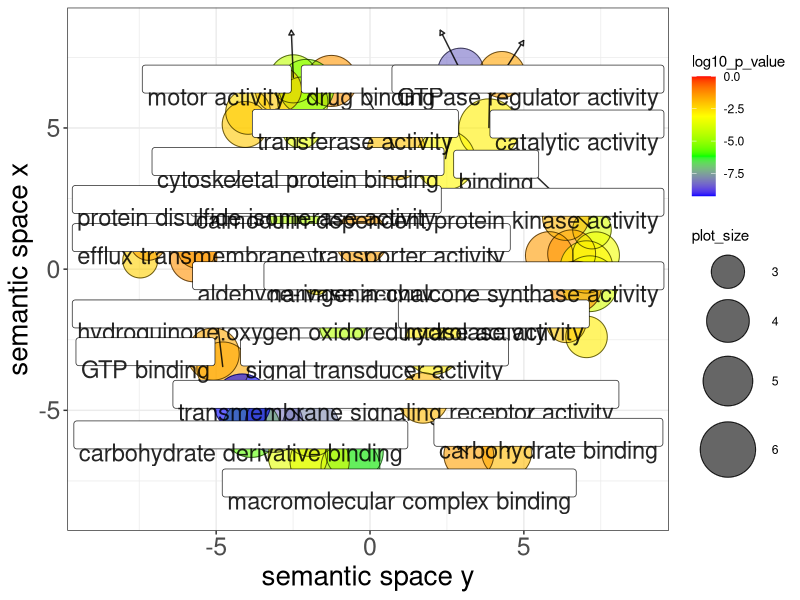
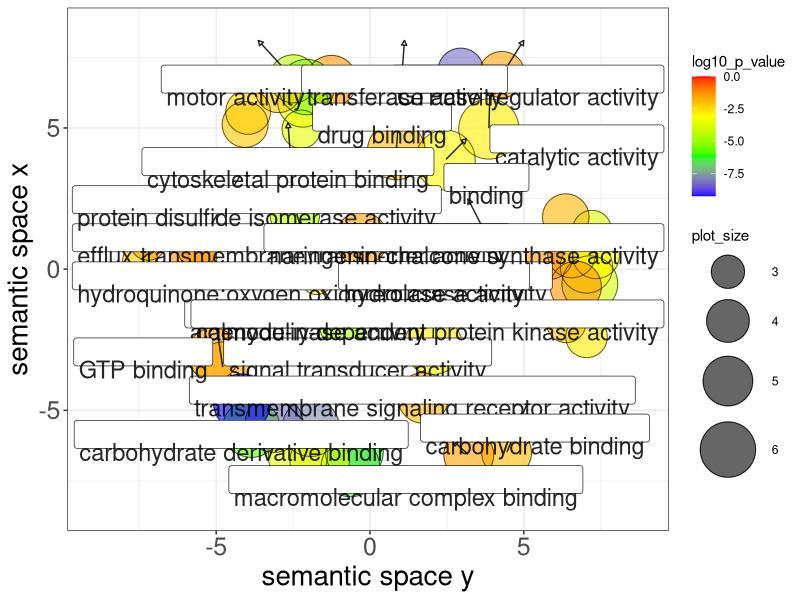

R code for these plots, in order:



# A plotting R script produced by the REVIGO server at http://revigo.irb.hr/
# If you found REVIGO useful in your work, please cite the following reference:
# Supek F et al. "REVIGO summarizes and visualizes long lists of Gene Ontology
# terms" PLoS ONE 2011. doi:10.1371/journal.pone.0021800


# --------------------------------------------------------------------------
# If you don't have the ggplot2 package installed, uncomment the following line:
# install.packages( "ggplot2" );
library( ggplot2 );
# --------------------------------------------------------------------------
# If you don't have the scales package installed, uncomment the following line:
# install.packages( "scales" );
library( scales );
library(ggrepel);

# --------------------------------------------------------------------------
# Here is your data from REVIGO. Scroll down for plot configuration options.

revigo.names <- c("term_ID","description","frequency_%","plot_X","plot_Y","plot_size","log10_p_value","uniqueness","dispensability");
revigo.data <- rbind(c("GO:0003824","catalytic activity",65.827, 3.863, 4.964, 6.967,-2.7975,0.993,0.000),
c("GO:0004871","signal transducer activity", 2.778,-0.282, 1.079, 5.592,-1.5320,0.980,0.000),
c("GO:0004888","transmembrane signaling receptor activity", 0.962, 1.726,-4.561, 5.132,-1.9220,0.936,0.000),
c("GO:0005488","binding",55.656, 2.446, 3.865, 6.894,-2.9860,0.991,0.000),
c("GO:0008144","drug binding", 0.178, 2.948, 7.017, 4.400,-8.2464,0.944,0.000),
c("GO:0015562","efflux transmembrane transporter activity", 0.005,-1.734,-0.355, 2.812,-2.7963,0.914,0.000),
c("GO:0016832","aldehyde-lyase activity", 0.201,-0.889,-1.994, 4.452,-4.5591,0.952,0.000),
c("GO:0030695","GTPase regulator activity", 0.206, 4.287, 6.891, 4.463,-1.5822,0.963,0.000),
c("GO:0052716","hydroquinone:oxygen oxidoreductase activity", 0.010,-7.469, 0.307, 3.142,-2.3041,0.923,0.019),
c("GO:0004683","calmodulin-dependent protein kinase activity", 0.023, 7.214, 1.400, 3.507,-3.8327,0.854,0.020),
c("GO:0003756","protein disulfide isomerase activity", 0.025,-5.617, 0.723, 3.552,-1.7248,0.934,0.020),
c("GO:0003774","motor activity", 0.399,-2.491, 6.740, 4.750,-4.3556,0.799,0.024),
c("GO:0016787","hydrolase activity",22.294, 2.052,-2.702, 6.497,-2.7428,0.937,0.041),
c("GO:0008092","cytoskeletal protein binding", 0.708,-2.442, 1.946, 4.999,-4.5467,0.898,0.046),
c("GO:0030246","carbohydrate binding", 0.723, 4.440,-6.502, 5.007,-1.9257,0.938,0.053),
c("GO:0005525","GTP binding", 1.783,-4.781,-3.500, 5.400,-1.6713,0.807,0.058),
c("GO:0044877","macromolecular complex binding", 0.740, 3.210,-6.580, 5.018,-1.5320,0.937,0.058),
c("GO:0097367","carbohydrate derivative binding",17.252,-1.926,-5.618, 6.385,-7.8601,0.909,0.090),
c("GO:0016740","transferase activity",21.036, 0.854, 4.188, 6.472,-2.0387,0.938,0.093),
c("GO:0016210","naringenin-chalcone synthase activity", 0.001, 4.385,-0.082, 2.274,-3.6478,0.909,0.126),
c("GO:0004372","glycine hydroxymethyltransferase activity", 0.050, 7.037,-2.399, 3.846,-2.7594,0.892,0.154),
c("GO:0004568","chitinase activity", 0.021,-2.235, 4.956, 3.478,-3.5702,0.882,0.167),
c("GO:0043167","ion binding",33.492,-0.637,-7.018, 6.673,-6.6126,0.897,0.182),
c("GO:0004842","ubiquitin-protein transferase activity", 0.352, 5.827, 0.483, 4.695,-1.4422,0.885,0.186),
c("GO:0004620","phospholipase activity", 0.130,-3.963, 5.568, 4.263,-2.4476,0.846,0.192),
c("GO:1901265","nucleoside phosphate binding",20.185,-3.855,-5.644, 6.454,-5.7190,0.864,0.193),
c("GO:0032440","2-alkenal reductase [NAD(P)] activity", 0.012,-7.209, 0.947, 3.224,-1.5929,0.947,0.196),
c("GO:0036094","small molecule binding",21.337,-0.510,-6.463, 6.478,-6.3556,0.905,0.197),
c("GO:0019787","ubiquitin-like protein transferase activity", 0.378, 6.553, 0.542, 4.726,-1.3706,0.884,0.219),
c("GO:0008238","exopeptidase activity", 0.865,-2.184, 5.919, 5.086,-3.4056,0.808,0.227),
c("GO:0017171","serine hydrolase activity", 1.238,-1.256, 6.665, 5.241,-1.3709,0.842,0.255),
c("GO:0043168","anion binding",20.942,-3.119,-5.466, 6.470,-8.1319,0.892,0.260),
c("GO:0097159","organic cyclic compound binding",41.137,-1.637,-6.800, 6.763,-3.6536,0.893,0.262),
c("GO:1901363","heterocyclic compound binding",41.115,-2.344,-6.612, 6.763,-3.6289,0.893,0.292),
c("GO:0016772","transferase activity, transferring phosphorus-containing groups", 8.504, 7.144,-0.516, 6.078,-3.9101,0.850,0.306),
c("GO:0070566","adenylyltransferase activity", 0.257, 7.345, 0.492, 4.559,-3.3546,0.852,0.314),
c("GO:0016817","hydrolase activity, acting on acid anhydrides", 7.223,-2.063, 6.449, 6.007,-5.2899,0.813,0.332),
c("GO:0019001","guanyl nucleotide binding", 1.846,-5.098,-3.007, 5.415,-1.6613,0.830,0.382),
c("GO:0004712","protein serine/threonine/tyrosine kinase activity", 0.028, 6.377,-1.905, 3.596,-2.1843,0.857,0.395),
c("GO:0003777","microtubule motor activity", 0.218,-2.979, 6.364, 4.487,-2.1874,0.809,0.431),
c("GO:0035639","purine ribonucleoside triphosphate binding",15.815,-4.156,-4.725, 6.348,-9.2518,0.795,0.438),
c("GO:0016298","lipase activity", 0.187,-4.059, 5.124, 4.421,-2.1641,0.849,0.453),
c("GO:0016779","nucleotidyltransferase activity", 1.954, 7.035, 0.078, 5.439,-2.9523,0.827,0.456),
c("GO:0016905","myosin heavy chain kinase activity", 0.001, 6.134,-1.598, 2.276,-2.7523,0.873,0.465),
c("GO:0016407","acetyltransferase activity", 1.231, 6.688,-0.625, 5.239,-1.3199,0.867,0.473),
c("GO:0016857","racemase and epimerase activity, acting on carbohydrates and derivatives", 0.238,-5.735, 0.377, 4.525,-1.3094,0.933,0.491),
c("GO:0016742","hydroxymethyl-, formyl- and related transferase activity", 0.232, 6.361, 1.843, 4.514,-1.8604,0.882,0.495));

one.data <- data.frame(revigo.data);
names(one.data) <- revigo.names;
one.data <- one.data [(one.data$plot_X != "null" & one.data$plot_Y != "null"), ];
one.data$plot_X <- as.numeric( as.character(one.data$plot_X) );
one.data$plot_Y <- as.numeric( as.character(one.data$plot_Y) );
one.data$plot_size <- as.numeric( as.character(one.data$plot_size) );
one.data$log10_p_value <- as.numeric( as.character(one.data$log10_p_value) );
one.data$frequency <- as.numeric( as.character(one.data$frequency) );
one.data$uniqueness <- as.numeric( as.character(one.data$uniqueness) );
one.data$dispensability <- as.numeric( as.character(one.data$dispensability) );
#head(one.data);


# --------------------------------------------------------------------------
# Names of the axes, sizes of the numbers and letters, names of the columns,
# etc. can be changed below

p1 <- ggplot( data = one.data );
p1 <- p1 + geom_point( aes( plot_X, plot_Y, colour = log10_p_value, size = plot_size), alpha = I(0.6) ) + scale_size_area();
p1 <- p1 + scale_colour_gradientn( colours = c("blue", "green", "yellow", "red"), limits = c( min(one.data$log10_p_value), 0) );
p1 <- p1 + geom_point( aes(plot_X, plot_Y, size = plot_size), shape = 21, fill = "transparent", colour = I (alpha ("black", 0.6) )) + scale_size_area();
p1 <- p1 + scale_size( range=c(5, 20)) + theme_bw(); # + scale_fill_gradientn(colours = heat_hcl(7), limits = c(-300, 0) );
ex <- one.data [ one.data$dispensability < 0.15, ]; 
p1 <- p1 + geom_label_repel( data = ex, 
                             aes(plot_X, plot_Y, label = description), 
                             colour = I(alpha("black", 0.85)), 
                             arrow = arrow(length = unit(0.01, "npc"), type = "closed", ends = "first"),
                             size = 6,vjust = -3);
p1 <- p1 + labs (y = "semantic space x", x = "semantic space y");
p1 <- p1 + theme(legend.key = element_blank()) ;
one.x_range = max(one.data$plot_X) - min(one.data$plot_X);
one.y_range = max(one.data$plot_Y) - min(one.data$plot_Y);
p1 <- p1 + xlim(min(one.data$plot_X)-one.x_range/10,max(one.data$plot_X)+one.x_range/10);
p1 <- p1 + ylim(min(one.data$plot_Y)-one.y_range/10,max(one.data$plot_Y)+one.y_range/10);

p1 <- p1 + theme(axis.title = element_text(size = 20),
                 axis.text = element_text(size = 18))
# --------------------------------------------------------------------------
# Output the plot to screen

p1;

# Uncomment the line below to also save the plot to a file.
# The file type depends on the extension (default=pdf).
ggsave("./sim.MF.pdf",plot = p1,width = 10,height = 10,dpi = 300);
